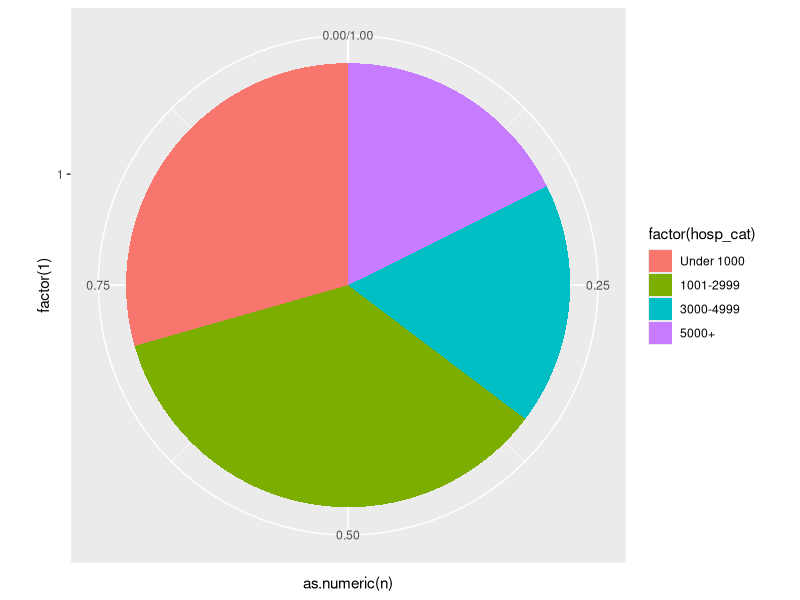

Recreate this plot in R. (Note: this script raises an error after producing the figure.)
library(ggplot2)

setwd('L:/Postpartum Discharge Education/pde.spring.2017/data')

#hospital birth categories
hosp_cat<-c("Under 1000", "1001-2999","3000-4999", "5000+")
n<-as.numeric(c(5,6,3,3))
hosp<-cbind(hosp_cat,n)
hosp<-as.data.frame(hosp)
hosp$n<-as.numeric(as.character(hosp$n))
hosp_sum<-sum(hosp$n)

hosp$percent<-round((hosp$n/hosp_sum)*100,digits=1)
hosp$percent_lab <- paste(hosp$percent,"%", sep="")


hosp$hosp_cat <- factor(hosp$hosp_cat, levels=c("Under 1000", "1001-2999","3000-4999", "5000+"))

pdf("hospital counts by delivery category.pdf",width=7,height=5)
c <- ggplot(hosp, aes(x=factor(1), y=as.numeric(n),fill=factor(hosp_cat),label=percent))
c<-c+geom_bar(stat="identity",width=1,position="fill")
c <-c + coord_polar(theta="y")
c<-c+geom_text(aes(x=factor(1), y=percent, label=percent,ymax=percent),position=position_fill(width=1))
c
dev.off()


#NICU Level
hosp_cat<-c("Level I", "Level II","Level III", "Level IV")
n<-as.numeric(c(2,8,11,2))
hosp<-cbind(hosp_cat,n)
hosp<-as.data.frame(hosp)
hosp$n<-as.numeric(as.character(hosp$n))
hosp_sum<-sum(hosp$n)

hosp$percent<-hosp$n/hosp_sum

pdf("hospital counts by NICU Level.pdf",width=7,height=5)
c <- ggplot(hosp, aes(x=factor(1), y=as.numeric(n),fill=factor(hosp_cat),label=percent))
c<-c+geom_bar(stat="identity",width=1,position="fill")
c <-c + coord_polar(theta="y")
c<-c+geom_text(aes(x=factor(1), y=percent, label=percent,ymax=percent),position=position_fill(width=1))
c
dev.off()


#Location of Triage
hosp_cat<-c("Separate triage intake room", "Triage evaluation area","Same room as where labor and birth occurs", "Other")
n<-as.numeric(c(7,12,3,1))
hosp<-cbind(hosp_cat,n)
hosp<-as.data.frame(hosp)
hosp$n<-as.numeric(as.character(hosp$n))
hosp_sum<-sum(hosp$n)

hosp$percent<-hosp$n/hosp_sum

pdf("Triage area.pdf",width=7,height=5)
c <- ggplot(hosp, aes(x=factor(1), y=as.numeric(n),fill=factor(hosp_cat),label=percent))
c<-c+geom_bar(stat="identity",width=1,position="fill")
c <-c + coord_polar(theta="y")
c<-c+geom_text(aes(x=factor(1), y=percent, label=percent,ymax=percent),position=position_fill(width=1))
c
dev.off()


#EMR

hosp_cat<-c("Cerner", "Epic","CPN (GE)", "Other")
n<-as.numeric(c(2,15,5,1))
hosp<-cbind(hosp_cat,n)
hosp<-as.data.frame(hosp)
hosp$n<-as.numeric(as.character(hosp$n))
hosp_sum<-sum(hosp$n)

hosp$percent<-hosp$n/hosp_sum

pdf("EMR.pdf",width=7,height=5)
c <- ggplot(hosp, aes(x=factor(1), y=as.numeric(n),fill=factor(hosp_cat),label=percent))
c<-c+geom_bar(stat="identity",width=1,position="fill")
c <-c + coord_polar(theta="y")
c<-c+geom_text(aes(x=factor(1), y=percent, label=percent,ymax=percent),position=position_fill(width=1))
c
dev.off()
